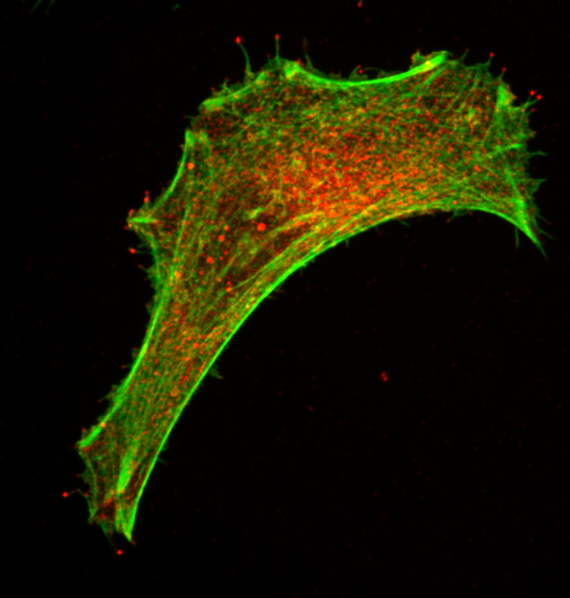
#> input picture filoVision Test Data/filoSkeleton/12_filoSkeleton_RGB.tif, 570 x 598 px, given in place of 12_filoSkeleton_RGB.tif, which was not available
$ python SegmentationQuality.py
#> lines starting #> are read from the running program, lines starting #| are printed output that depends on the picture; pictures that were not available may be replaced by others from this repository, and a replacement may not be noted
#!/usr/bin/env python3
# -*- coding: utf-8 -*-
#make this excel file and for multiple images
import pandas as pd
import numpy as np
import matplotlib.pyplot as plt
import seaborn as sns
from sklearn.metrics import confusion_matrix
from tkinter import Tk
from tkinter.filedialog import askdirectory
import cv2
import os
import glob
import math


# Input target and predictions
targetDir = ''
#targetDir = askdirectory(title='Select Target Directory') # shows dialog box and return the path
predDir = ''
#predDir = askdirectory(title='Select Prediction Directory') # shows dialog box and return the path


os.chdir(predDir)
predictionFiles = glob.glob('*')
dataFrames = []
for predictionFile in predictionFiles:
    os.chdir(predDir)
    prediction = cv2.imread(predictionFile)
#> prediction is the input picture: shape (598, 570, 3); mean B, G, R 0, 22.9, 23.8
    os.chdir(targetDir)
    target = cv2.imread(predictionFile)
    os.chdir('..')

    # Class labels
    #classes = ['Background', 'Body', 'Stalk']
    #classes = ['Background', 'Body', 'Tip']
    classes = ['Background', 'Tip']

    # Calculating Intersection over Union (IoU) for each class
    iou_scores = []
    for i, cls in enumerate(classes):
        intersection = np.logical_and(target == i, prediction == i)
        union = np.logical_or(target == i, prediction == i)
        iou_score = np.sum(intersection) / np.sum(union)
        iou_scores.append(iou_score)
#> this loop made 2 passes
#> iou_score on passes 1 to 2: 1, 1
#> pass 1, `intersection = np.logical_and(target == i, prediction == i)`:
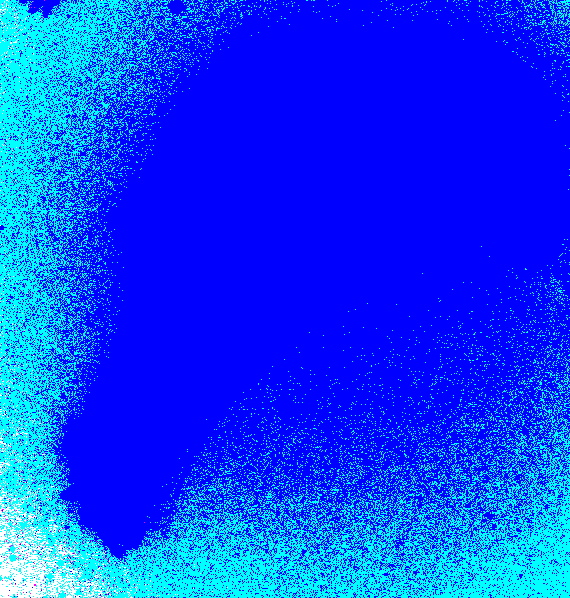
#> intersection: shape (598, 570, 3) bool; mean B, G, R 1, 0.243, 0.0164
#> pass 2, `intersection = np.logical_and(target == i, prediction == i)`:
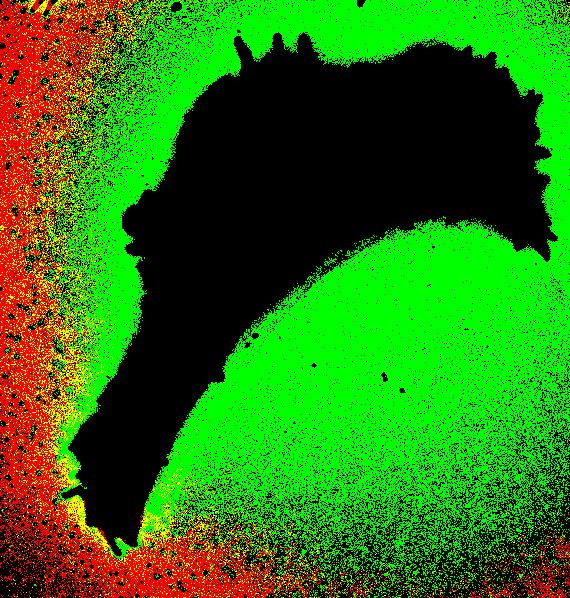
#> intersection: shape (598, 570, 3) bool; mean B, G, R 0, 0.454, 0.14
#> after the loop, iou_scores = [1, 1]

    # Calculating TP, FP, TN, and FN for each class
    confusion = confusion_matrix(target.flatten(), prediction.flatten())
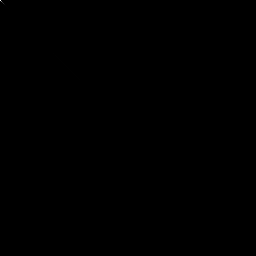
#> confusion: shape (256, 256) int64; min 0, max 429163, mean 15.6; drawn with min black and max white
    tp = np.diag(confusion)  # True Positives
#> tp = 256 values, max 429163 at index 0, min 22 at index 251, mean 3994.5
    fp = np.sum(confusion, axis=0) - tp  # False Positives
#> fp = 256 values from 0 to 0
    fn = np.sum(confusion, axis=1) - tp  # False Negatives
#> fn = 256 values from 0 to 0
    tn = np.sum(confusion) - (tp + fp + fn)  # True Negatives
#> tn = 256 values, max 1022558 at index 251, min 593417 at index 0, mean 1018585.5

    # Calculating Precision, Recall, and F1-score for each class
    precision = tp / (tp + fp)
#> precision = 256 values from 1 to 1
    recall = tp / (tp + fn)
#> recall = 256 values from 1 to 1
    f1_score = 2 * (precision * recall) / (precision + recall)
#> f1_score = 256 values from 1 to 1
    dice_coefficient = (2 * tp) / (2 * tp + fp + fn)
#> dice_coefficient = 256 values from 1 to 1

    # Calculating Pixel Accuracy for each class
    pixel_accuracy = tp / (tp + fp + fn)
#> pixel_accuracy = 256 values from 1 to 1

    # Calculating Segmentation Quality (SQ) for each class
    sq = tp / (tp + fp + fn)
#> sq = 256 values from 1 to 1

    # Calculating Recognition Quality (RQ) for each class
    rq = tp / (tp + fn)
#> rq = 256 values from 1 to 1

    # Calculating Panoptic Quality (PQ): PQ = SQ * RQ (averaged across classes)
    allpq = np.mean(sq * rq)
#> allpq = 1
    pq = sq * rq
#> pq = 256 values from 1 to 1

    # [6 lines of commented-out code are left out]
    images= [predictionFile]*2
    if math.isnan(iou_scores[1]):
        images = images[0:1]
        classes = classes[0:1]
        iou_scores = iou_scores[0:1]

    #images= [predictionFile]*2

    data = {
        'Image': images,
        'Class': classes,
        'F1-score': f1_score,
        'Precision': precision,
        'Accuracy': pixel_accuracy,
        'Recall': recall,
        'Dice Coefficient':dice_coefficient,
        'Panoptic Quality': pq,
        'IoU': iou_scores,
        'TP': tp,
        'FP': fp,
        'TN': tn,
        'FN': fn
    }

#> (the run stopped early here; a loop or call above may not have finished)

$ run again, on filoVision Test Data/filoSkeleton/14_filoSkeleton_RGB.tif
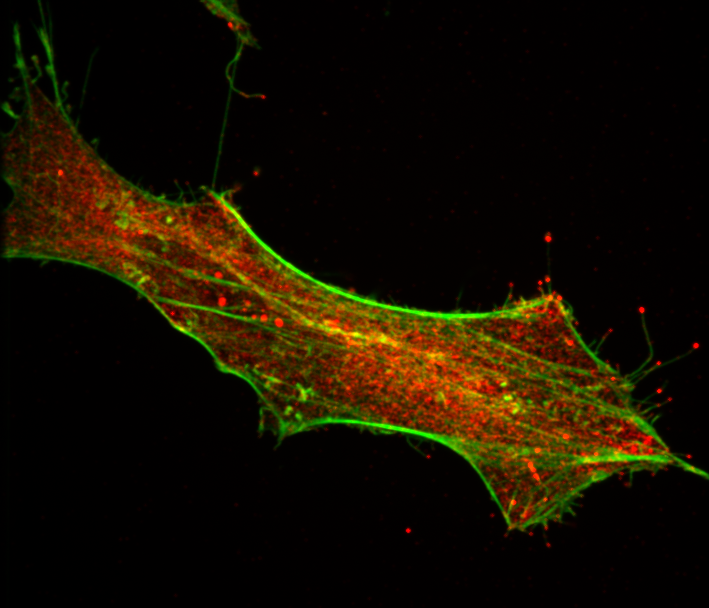
#> input picture filoVision Test Data/filoSkeleton/14_filoSkeleton_RGB.tif, 709 x 608 px, given in place of 14_filoSkeleton_RGB.tif, which was not available
#> prediction is the input picture: shape (608, 709, 3); mean B, G, R 0, 15, 23
#> the loop `for i, cls in enumerate(classes):` made 2 passes
#> iou_score on passes 1 to 2: 1, 1
#> pass 1, `intersection = np.logical_and(target == i, prediction == i)`:
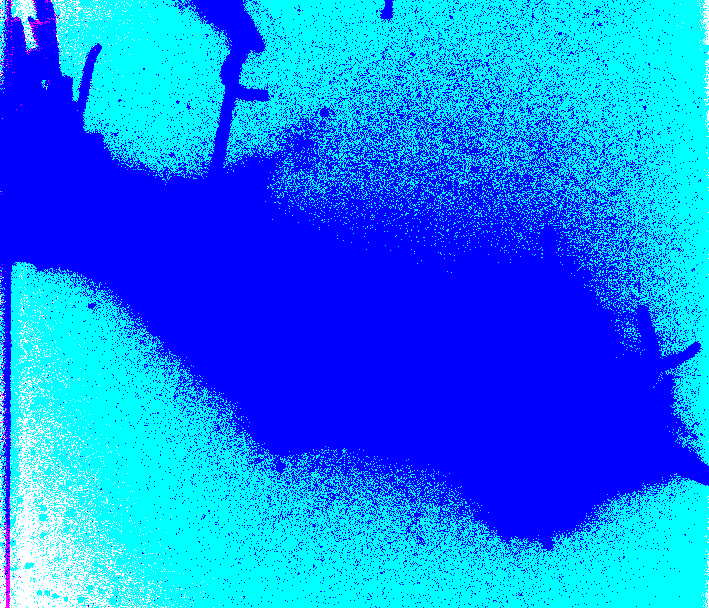
#> intersection: shape (608, 709, 3) bool; mean B, G, R 1, 0.495, 0.0338
#> pass 2, `intersection = np.logical_and(target == i, prediction == i)`:
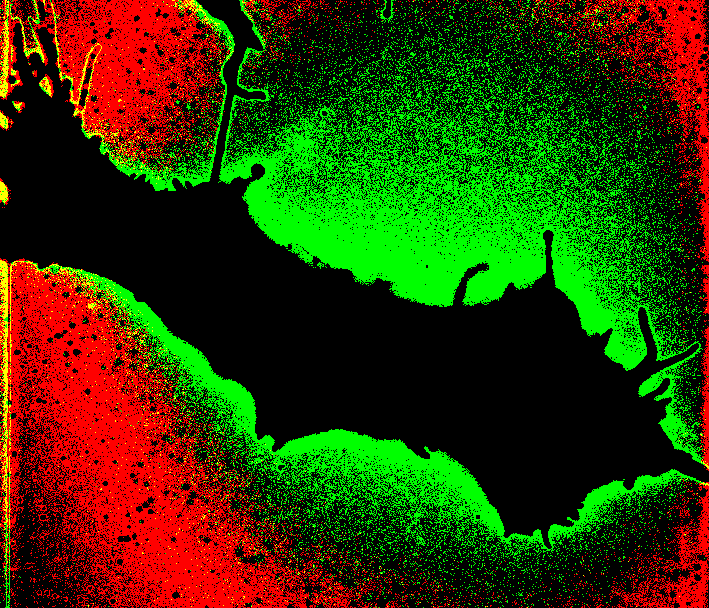
#> intersection: shape (608, 709, 3) bool; mean B, G, R 0, 0.222, 0.189
#> after the loop `for i, cls in enumerate(classes):`: iou_scores = [1, 1]
#> tp = 256 values, max 658856 at index 0, min 23 at index 250, mean 5051.6
#> fp = 256 values from 0 to 0
#> tn = 256 values, max 1293193 at index 250, min 634360 at index 0, mean 1288164.4
#> precision = 256 values from 1 to 1
#> allpq = 1
#> pq = 256 values from 1 to 1
